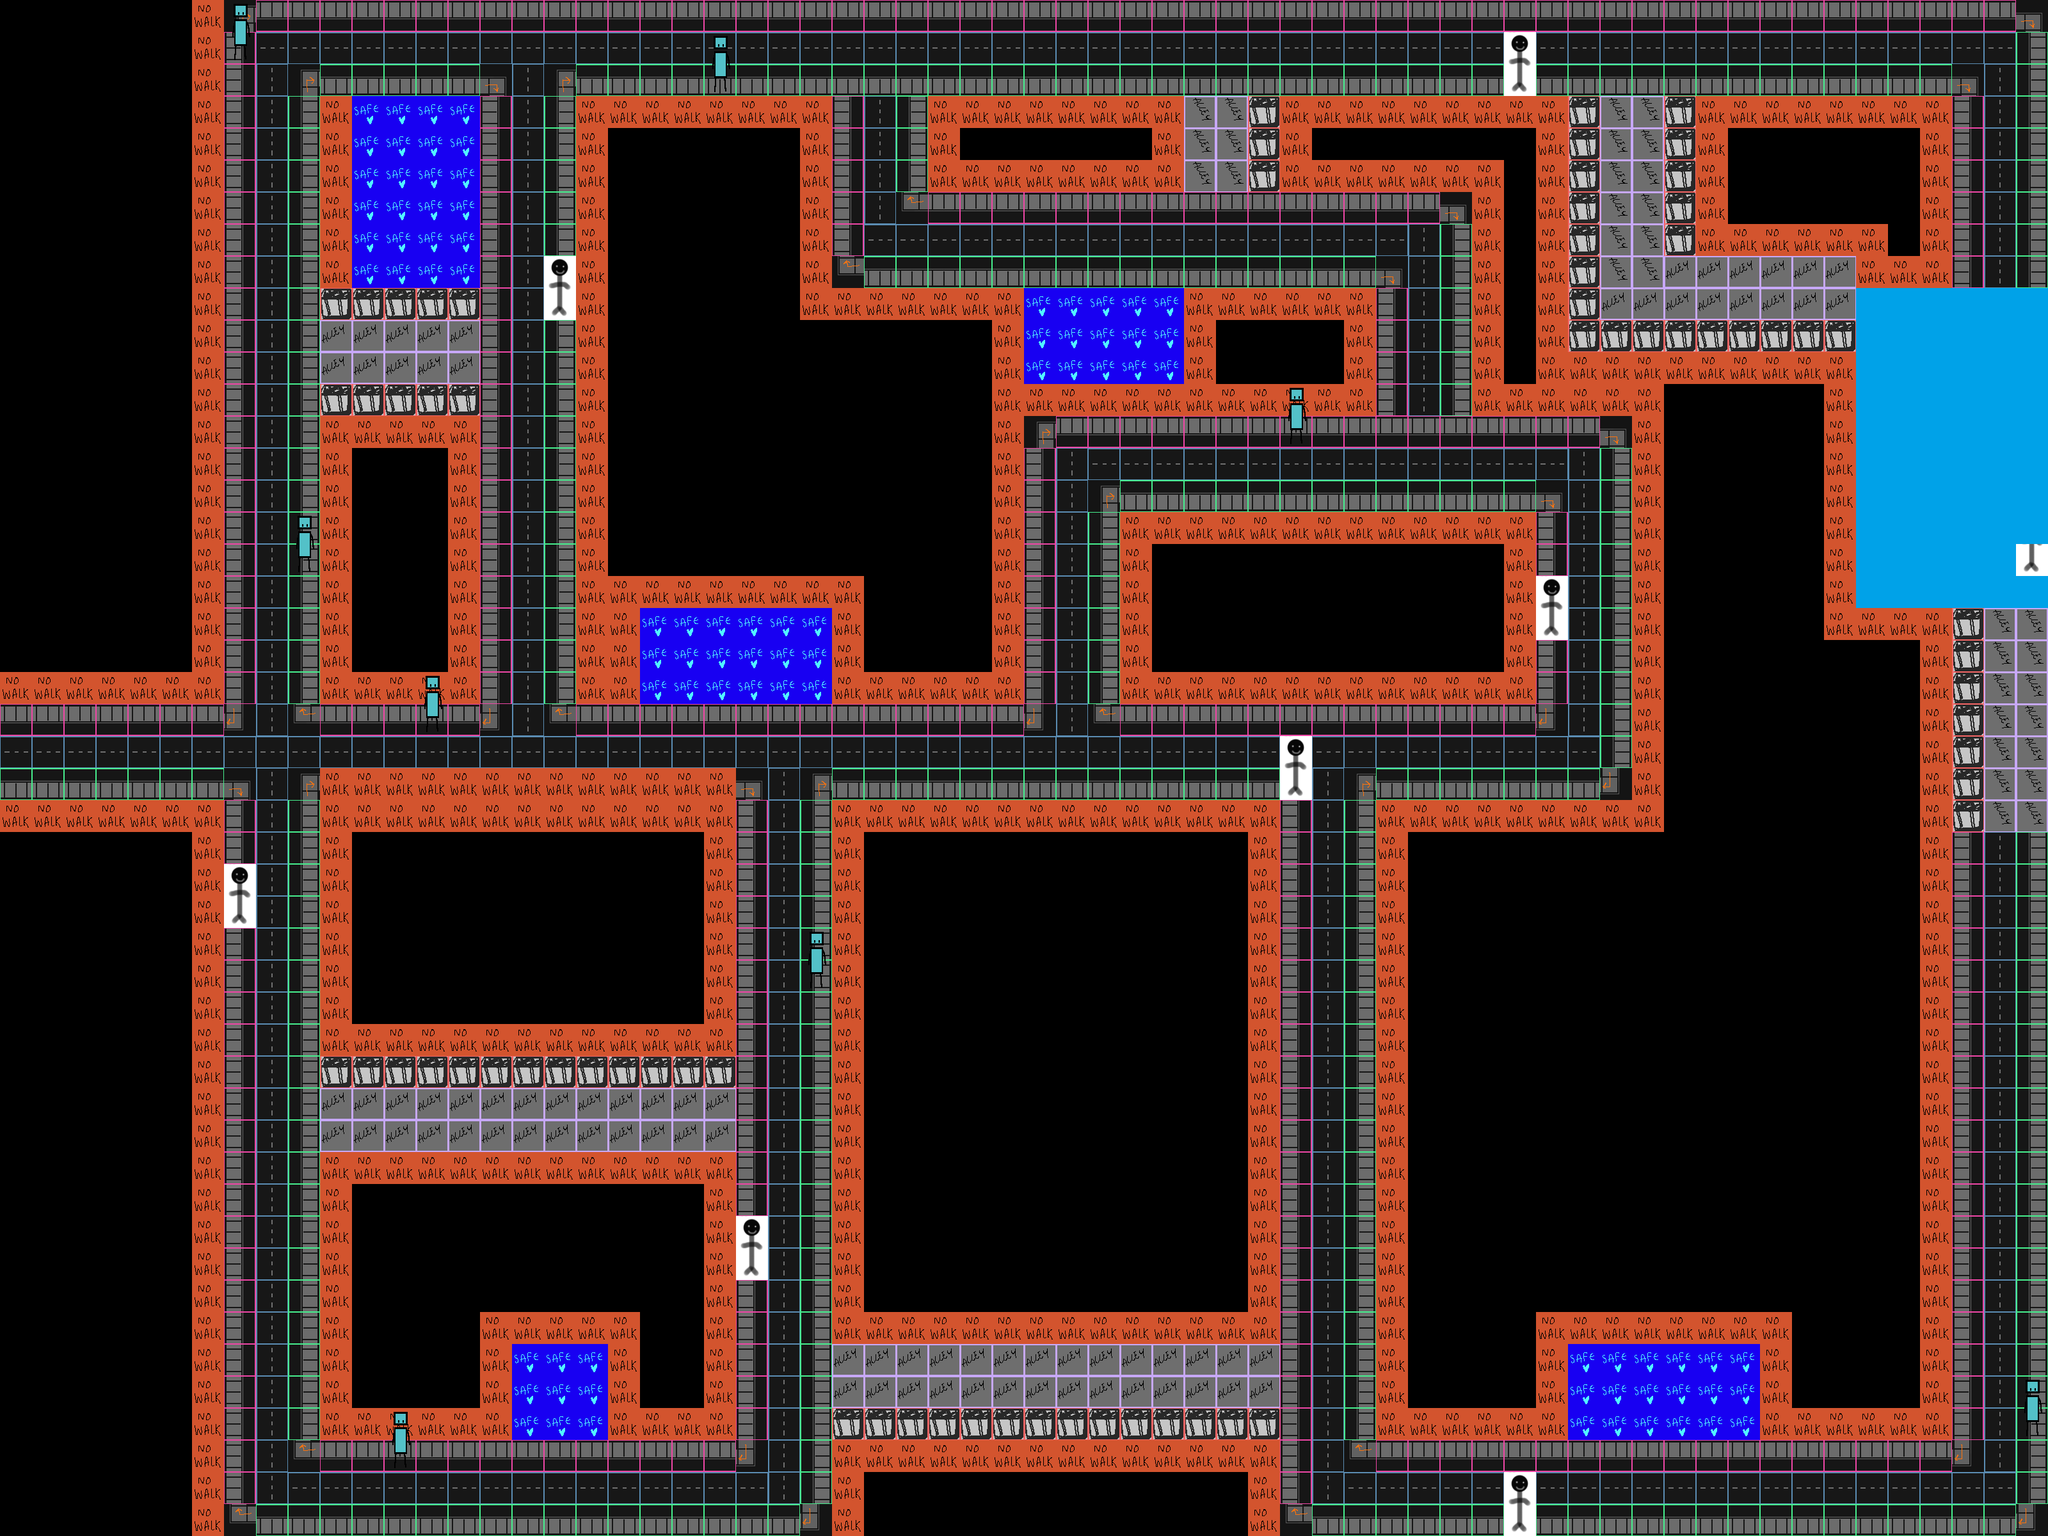

Rendered tile map (Tiled .tmx) drawn with the repository's tilesets; below, a short description and the map source with its tile grids summarised:
An orthogonal 64x48 tile map with 50x50 px tiles, 3 tile layers (Walk Areas, No Walk/ Home, Bad), 4 tilesets and 1 object.

<map version="1.0" orientation="orthogonal" width="64" height="48" tilewidth="50" tileheight="50">
 <tileset firstgid="1" name="placeholder_streettiles-2" tilewidth="50" tileheight="50">
  <image source="placeholder_streettiles-2.png" width="400" height="250" />
 </tileset>
 <tileset firstgid="41" name="placeholder_home" tilewidth="50" tileheight="50">
  <image source="placeholder_home.png" width="300" height="500" />
 </tileset>
 <tileset firstgid="101" name="placeholderspritesheet_npc" tilewidth="50" tileheight="50">
  <image source="placeholderspritesheet_npc.png" width="150" height="100" />
 </tileset>
 <tileset firstgid="107" name="good_guy" tilewidth="50" tileheight="50">
  <image source="good_guy.png" width="50" height="100" />
 </tileset>
 <layer name="Walk Areas" width="64" height="48">
  <data>[3072 cells, 1258 non-empty, 14 distinct tile ids]</data>
 </layer>
 <layer name="No Walk/ Home" width="64" height="48">
  <data>[3072 cells, 629 non-empty, 2 distinct tile ids]</data>
 </layer>
 <layer name="Bad" width="64" height="48">
  <data>[3072 cells, 31 non-empty, 4 distinct tile ids]</data>
 </layer>
 <objectgroup name="Object Layer 1" width="64" height="48" visible="0">
  <object x="-384" y="112" />
 </objectgroup>
</map>